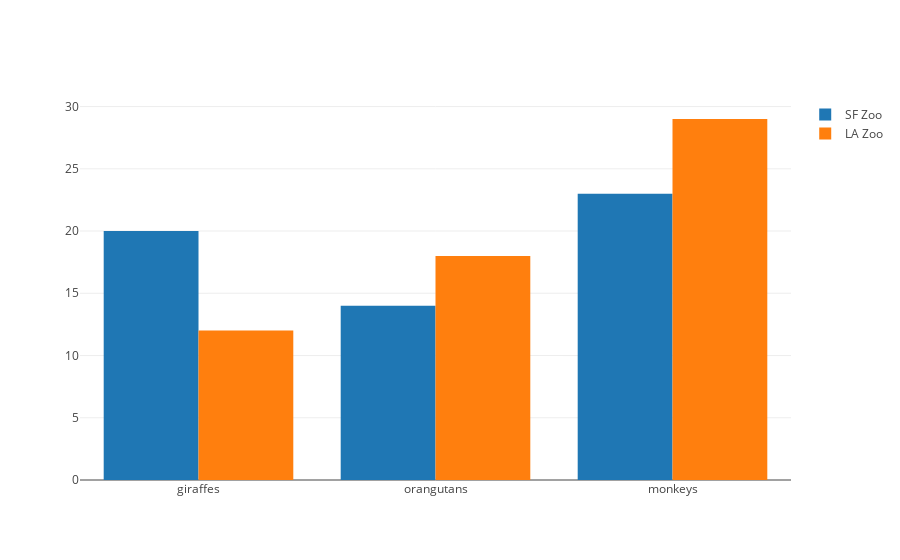

The code cell stored with this chart in its notebook:
### Markdown cell above
### Display figure with offlien iplot
No `init_offline_mode` needed. This relies on the `@jupyterlab/plotly-extension` extension (https://github.com/jupyterlab/jupyter-renderers/tree/master/packages/plotly-extension)

### Code cell
iplot(fig)

### Figure 1 — Plotly figure (JSON) as saved in the notebook; plotly's stock layout.template omitted (floating-point values rounded to 4 significant figures)
{"data": [{"name": "SF Zoo", "type": "bar", "uid": "f86db27d-81ec-4444-ba1a-9f0209b70890", "x": ["giraffes", "orangutans", "monkeys"], "y": [20, 14, 23]}, {"name": "LA Zoo", "type": "bar", "uid": "13af91ad-8af6-4dfd-a558-a1524b5d1e7a", "x": ["giraffes", "orangutans", "monkeys"], "y": [12, 18, 29]}], "layout": {"autosize": true, "barmode": "group", "xaxis": {"autorange": true, "range": [-0.5, 2.5], "type": "category"}, "yaxis": {"autorange": true, "range": [0, 30.53], "type": "linear"}}}
